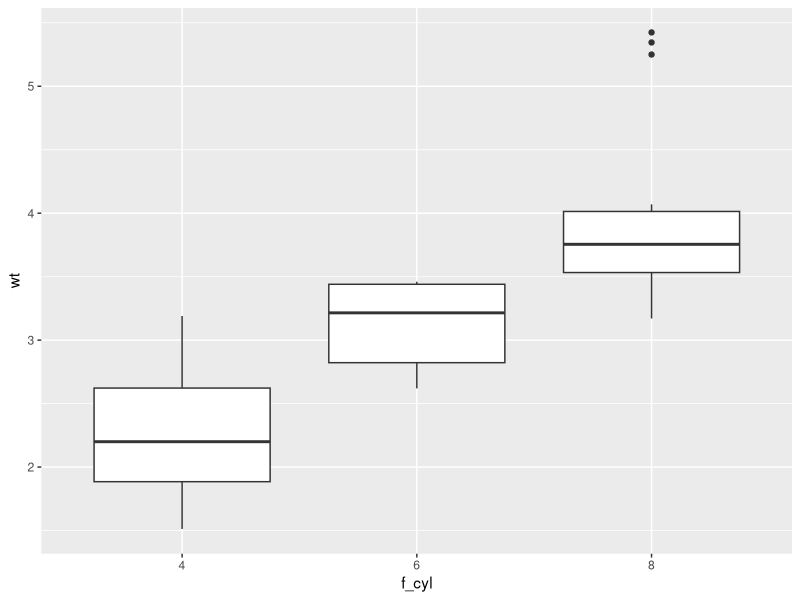
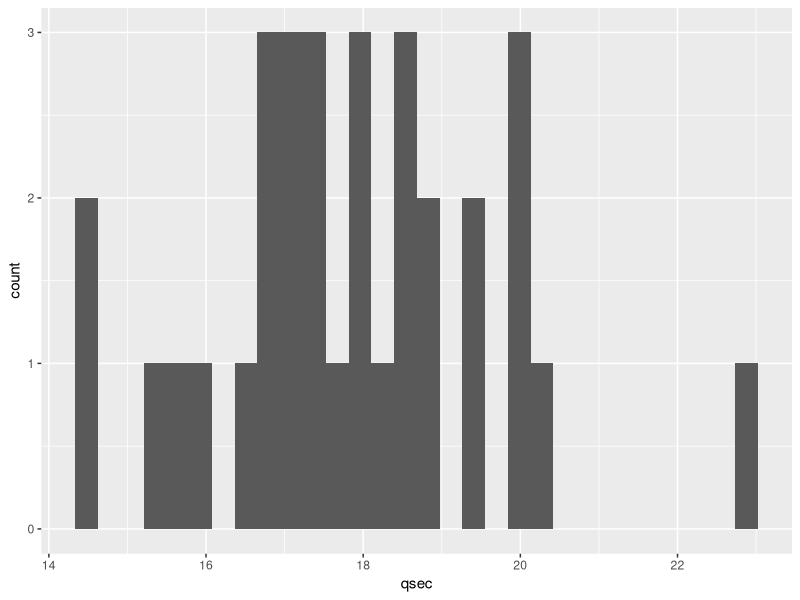
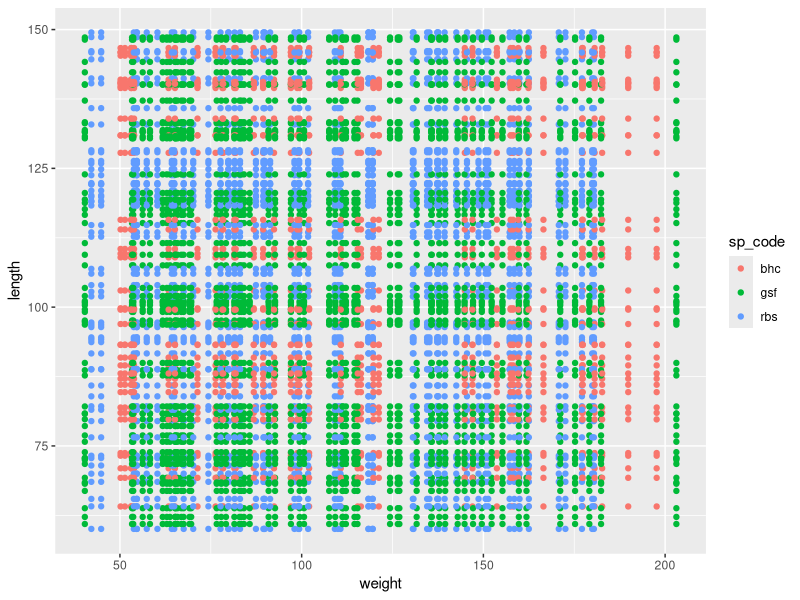

These charts were generated, in order, by the following R code:
# To complete the following exercises, you must use either base R or tidyverse functions.  
# Manual searching or hard-coding answers will not be graded.

# base R ------------------------------------------------------------------

# 1: Create a vector with three elements. Assign it to `v_three`.
v_three <- c(1,2,3)

# 2: Create a vector containing 20 "a", 30 "b", and 50 "c" (total length = 100).  
# Assign it to `v_abc100`.
v_abc100 <- c(rep("a",20),rep("b",30),rep("c",50))

# 3: The script below creates a vector `v_x` with 100 random numbers from a normal distribution.  
# Select only the positive numbers (> 0) from `v_x`, calculate their mean, and assign it to `mu_x_plus`.

set.seed(100)
v_x <- rnorm(100)
mu_x_plus <- mean(v_x[v_x >0])


# 4: Create a numeric matrix with the numbers 1 through 9 arranged in 3 rows × 3 columns.  
# Assign it to `m_num`.
m_num <- matrix(data=1:9,nrow=3,ncol=3)


# 5: Create a base R data frame (`data.frame()` function) using `v_x` and `v_abc100`.  
# Name the columns `"x"` for `v_x` and `"group"` for `v_abc`, and assign it to `df_sample`.
df_sample <- data.frame(x=v_x,group=v_abc100)


# tidyverse ---------------------------------------------------------------

# 6: Load the `tidyverse` package.
library(tidyverse)

# 7: The `mtcars` dataset is a built-in base R data frame.  
# Convert it to a tibble using `as_tibble()` and assign it to `df_mtcars`.  
# Use `?as_tibble()` to read the documentation before doing so.
?as_tibble
df_mtcars <- as_tibble(mtcars)


# 8: `mtcars` has the following columns:
#
# mpg   - Miles per gallon  
# cyl   - Number of cylinders  
# disp  - Engine displacement (cu. in.)  
# hp    - Gross horsepower  
# drat  - Rear axle ratio  
# wt    - Weight (1,000 lbs)  
# qsec  - 1/4 mile time (seconds)  
# vs    - Engine shape (0 = V-shaped, 1 = straight)  
# am    - Transmission (0 = automatic, 1 = manual)  
# gear  - Number of forward gears  
# carb  - Number of carburetors  
#
# Display the column names of `df_mtcars` using `colnames()`.  
# Do NOT assign the result to a new object.
colnames(mtcars)


# 9: Extract the row names of the `mtcars` dataset using `rownames()`.  
# Assign the result to `v_make`.
v_make <- rownames(df_mtcars)

# 10: Add `v_make` as a new column to `df_mtcars` and name the column `"make"`.
df_mtcars <- mutate(df_mtcars,make=v_make)

# 11: Filter `df_mtcars` to include only rows where:  
# - `mpg` is less than 20 AND  
# - `disp` is greater than 200  
# Assign the result to `df_subset`.
df_subset <- filter(df_mtcars, mpg<20 & disp>200)

# 12: Count how many car makes meet the above conditions (Q11).
# Apply `nrow()` to `df_subset`.
nrow(df_subset)

# 13: Repeat Q11 and Q12 in a single pipeline (with %>%), and assign the result to `n_make`.
n_make <- df_mtcars %>% 
  filter(mpg<20 & disp>200) %>% 
  nrow()

# 14: Convert the `cyl` column from numeric to factor using `factor()`.  
# Add it to `df_mtcars` as a new column named `f_cyl` using `mutate()` function.
df_mtcars <- mutate(df_mtcars,f_cyl=factor(cyl))

# 15: Draw a box plot showing car weight (`wt`) for each number of cylinders (`f_cyl`).
df_mtcars %>% 
  ggplot(aes(y=wt, x=f_cyl))+
  geom_boxplot()


# 16: Calculate the average car weight (`wt`) separately for each number of cylinders (`cyl`).
df_mtcars %>% 
  group_by(cyl) %>% 
  summarize(mean(wt)) %>% 
  ungroup()


# 17: Identify the heaviest car make (`wt`) among cars with 6 cylinders (`cyl`).
df_mtcars %>%
  filter(cyl==6) %>% 
  filter(wt==max(wt)) %>% 
  summarize(make)

# 18: Create a histogram showing the distribution of 1/4 mile time (`qsec`).
df_mtcars %>% 
  ggplot(aes(x=qsec))+
  geom_histogram()

# 19: The following script creates two tibbles:  
# `df_length` (body length) and `df_weight` (body weight),  
# each with a species code (`sp_code` column).  
# Combine these two data frames based on `sp_code` and assign the result to `df_fish`.

set.seed(123)

v_l <- runif(150, 60, 150)
v_w <- rnorm(n = length(v_l),
             mean = 0.1 * v_l^1.5, sd = 10)

v_sp <- sample(c("bhc", "rbs", "gsf"),
       size = length(v_l),
       replace = TRUE)

df_length <- tibble(length = v_l,
                    sp_code = v_sp)

df_weight <- tibble(weight = v_w,
                    sp_code = v_sp)

df_fish <- left_join(x=df_length,
                     y=df_weight,
                     by="sp_code")

# 20: Draw a scatter plot (point plot) of `length` vs. `weight` from `df_fish`,  
# coloring the points by species code (`sp_code`).

df_fish %>% 
  ggplot(aes(y=length,
             x=weight,
             color=sp_code))+
  geom_point()
